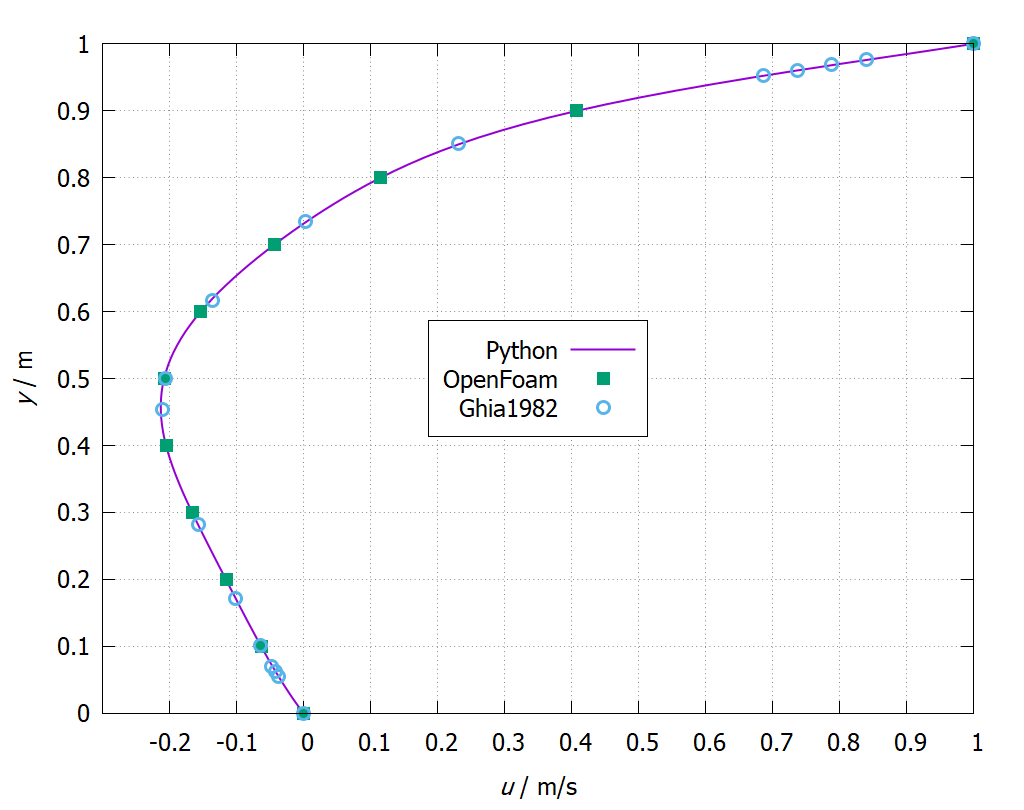

Here is the gnuplot script that generated this plot:
#!/gnuplot
#
#    
#    	G N U P L O T
#    	Version 5.2 patchlevel 7    last modified 2019-05-29 
#    
#    	Copyright (C) 1986-1993, 1998, 2004, 2007-2018
#    	Thomas Williams, Colin Kelley and many others
#    
#    	gnuplot home:     http://www.gnuplot.info
#    	faq, bugs, etc:   type "help FAQ"
#    	immediate help:   type "help"  (plot window: hit 'h')
# set terminal wxt 0 size 1024, 1024 enhanced font "Helvetica,18"
# set output
unset clip points
set clip one
unset clip two
set errorbars front 1.000000 
set border 31 front lt black linewidth 1.000 dashtype solid
set zdata 
set ydata 
set xdata 
set y2data 
set x2data 
set boxwidth
set style fill  empty border
set style rectangle back fc  bgnd fillstyle   solid 1.00 border lt -1
set style circle radius graph 0.02 
set style ellipse size graph 0.05, 0.03 angle 0 units xy
set dummy x, y
set format x "% h" 
set format y "% h" 
set format x2 "% h" 
set format y2 "% h" 
set format z "% h" 
set format cb "% h" 
set format r "% h" 
set ttics format "% h"
set timefmt "%d/%m/%y,%H:%M"
set angles radians
set tics back
set grid nopolar
set grid xtics nomxtics ytics nomytics noztics nomztics nortics nomrtics \
 nox2tics nomx2tics noy2tics nomy2tics nocbtics nomcbtics
set grid layerdefault   lt 0 linecolor 0 linewidth 0.500 dashtype solid,  lt 0 linecolor 0 linewidth 0.500 dashtype solid
unset raxis
set theta counterclockwise right
set style parallel front  lt black linewidth 2.000 dashtype solid
set key title "" center
set key fixed center center vertical Right noreverse enhanced autotitle box lt black linewidth 1.000 dashtype solid
set key noinvert samplen 4 spacing 1 width 2 height 1 
set key maxcolumns 0 maxrows 0
set key noopaque
unset label
unset arrow
set style increment default
unset style line
unset style arrow
set style histogram clustered gap 2 title textcolor lt -1
unset object
set style textbox transparent margins  1.0,  1.0 border  lt -1 linewidth  1.0
set offsets 0, 0, 0, 0
set pointsize 1
set pointintervalbox 1
set encoding cp1252
unset polar
unset parametric
unset decimalsign
unset micro
unset minussign
set view 60, 30, 1, 1
set view azimuth 0
set rgbmax 255
set samples 101, 101
set isosamples 10, 10
set surface 
unset contour
set cntrlabel  format '%8.3g' font '' start 5 interval 20
set mapping cartesian
set datafile separator whitespace
unset hidden3d
set cntrparam order 4
set cntrparam linear
set cntrparam levels auto 5 unsorted
set cntrparam firstlinetype 0
set cntrparam points 5
set size ratio -1 1,1
set origin 0,0
set style data linespoints
set style function lines
unset xzeroaxis
unset yzeroaxis
unset zzeroaxis
unset x2zeroaxis
unset y2zeroaxis
set xyplane relative 0.5
set tics scale  1, 0.5, 1, 1, 1
set mxtics default
set mytics default
set mztics default
set mx2tics default
set my2tics default
set mcbtics default
set mrtics default
set nomttics
set xtics border in scale 1,0.5 mirror norotate  autojustify
set xtics  norangelimit -0.200000,0.1,1.00000
set ytics border in scale 1,0.5 mirror norotate  autojustify
set ytics  norangelimit 0.00000,0.1,1.00000
set ztics border in scale 1,0.5 nomirror norotate  autojustify
set ztics  norangelimit autofreq 
unset x2tics
unset y2tics
set cbtics border in scale 1,0.5 mirror norotate  autojustify
set cbtics  norangelimit autofreq 
set rtics axis in scale 1,0.5 nomirror norotate  autojustify
set rtics  norangelimit autofreq 
unset ttics
set title "" 
set title  font "" textcolor lt -1 norotate
set timestamp bottom 
set timestamp "" 
set timestamp  font "" textcolor lt -1 left norotate
set trange [ * : * ] noreverse nowriteback
set urange [ * : * ] noreverse nowriteback
set vrange [ * : * ] noreverse nowriteback
set xlabel "{/Helvetica-Italic u} / m/s" 
set xlabel  font "" textcolor lt -1 norotate
set x2label "" 
set x2label  font "" textcolor lt -1 norotate
set xrange [ -0.300000 : 1.00000 ] noreverse writeback
set x2range [ * : * ] noreverse writeback
set ylabel "{/Helvetica-Italic y} / m" 
set ylabel  font "" textcolor lt -1 rotate
set y2label "" 
set y2label  font "" textcolor lt -1 rotate
set yrange [ 0.00000 : 1.00000 ] noreverse writeback
set y2range [ * : * ] noreverse writeback
set zlabel "" 
set zlabel  font "" textcolor lt -1 norotate
set zrange [ * : * ] noreverse writeback
set cblabel "" 
set cblabel  font "" textcolor lt -1 rotate
set cbrange [ * : * ] noreverse writeback
set rlabel "" 
set rlabel  font "" textcolor lt -1 norotate
set rrange [ * : * ] noreverse writeback
unset logscale
unset jitter
set zero 1e-08
set lmargin at screen 0.1
set bmargin at screen 0.12
set rmargin at screen 0.95
set tmargin at screen 0.95
set locale "English_Germany.1252"
set pm3d explicit at s
set pm3d scansautomatic
set pm3d interpolate 1,1 flush begin noftriangles noborder corners2color mean
set pm3d nolighting
set palette positive nops_allcF maxcolors 0 gamma 1.5 color model RGB 
set palette rgbformulae 7, 5, 15
set colorbox default
set colorbox vertical origin screen 0.9, 0.2 size screen 0.05, 0.6 front  noinvert bdefault
set style boxplot candles range  1.50 outliers pt 7 separation 1 labels auto unsorted
set loadpath 
set fontpath 
set psdir
set fit brief errorvariables nocovariancevariables errorscaling prescale nowrap v5
GNUTERM = "wxt"
## Last datafile plotted: "ghia_Re100_u_y.xy"
plot "../out/liddrivencavity_Re100_u_y.xy" u 4:2 w linespoints pointinterval 5 title 'Python',"../../tools/OpenFOAM/cavity_Re100/postProcessing/singleGraph_y/20/line_U.xy" u 2:1 every 10 with points title 'OpenFoam', "ghia_Re100_u_y.xy" u 3:2 with points title 'Ghia1982'
#    EOF
